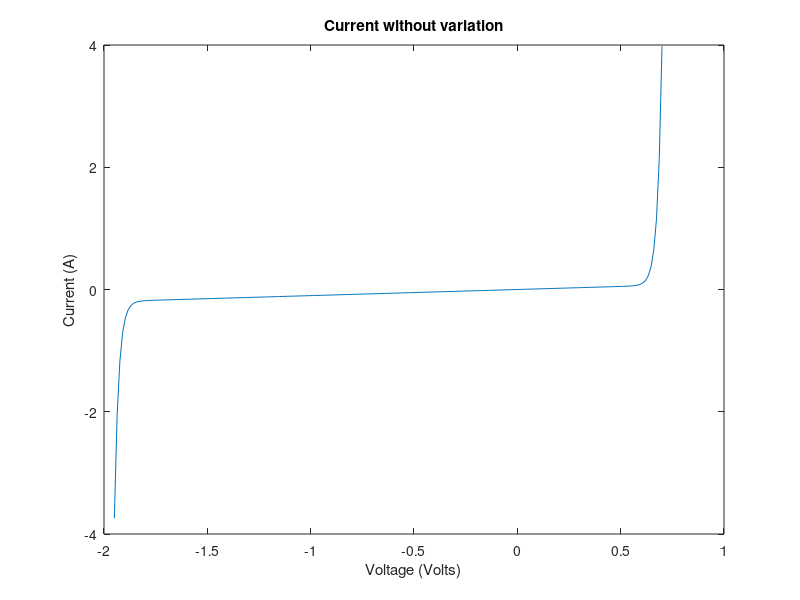
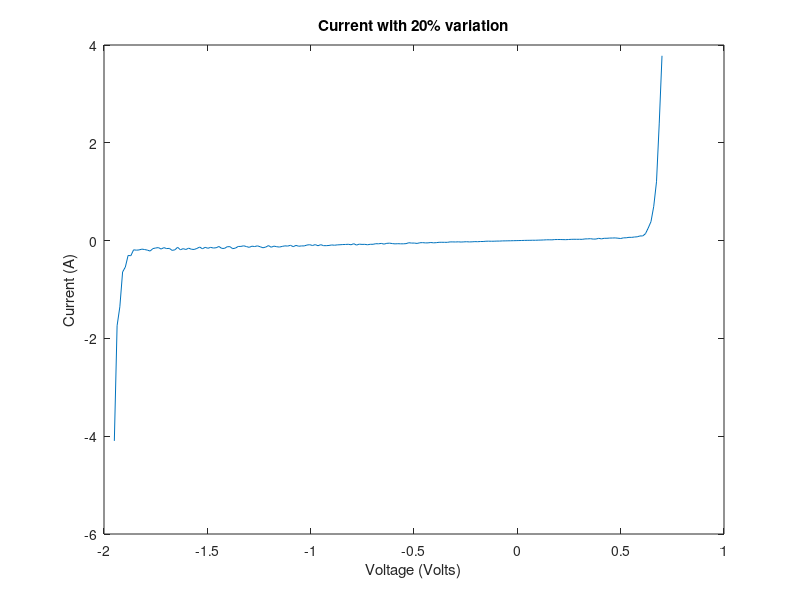
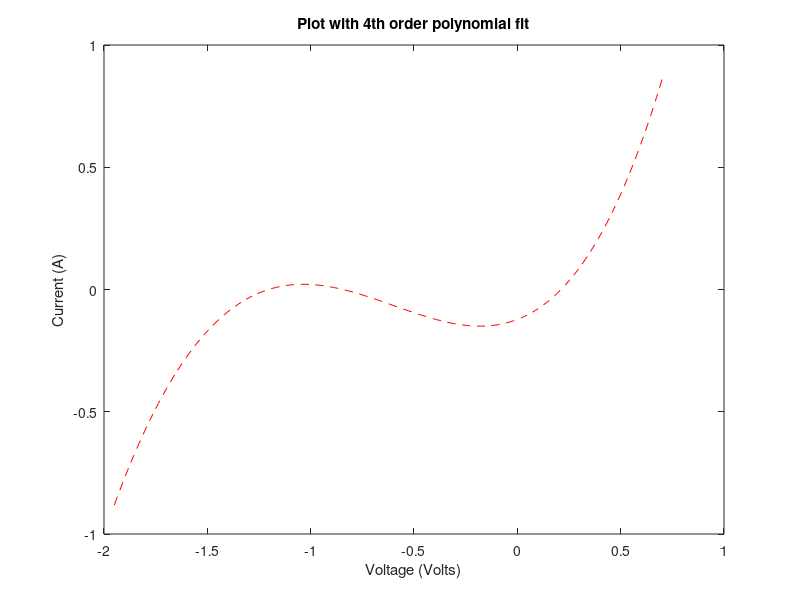
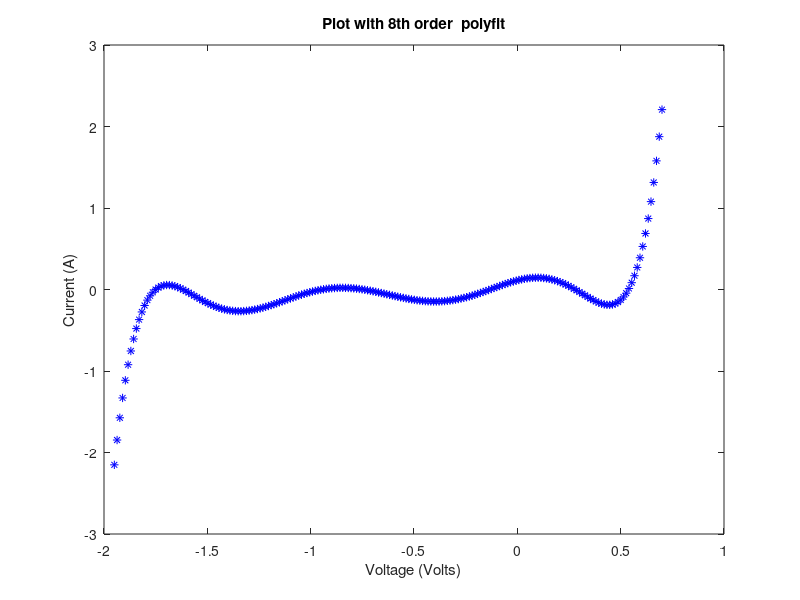

Write MATLAB code to recreate these figures, in order. (Note: this script raises an error after producing the figures.)
clearvars;
clear;
clear all;
close all;
clc;

Is = 0.01*10^-12;
Ib = 0.1*10^-12;
Vb = 1.3;
Gp = 0.1;

% Part 1
V= linspace(-1.95, 0.7, 200);
I = zeros(1,length(V));
for count = 1:length(V)
    I(count) = Is * (exp(1.2.*V(count)/0.025)-1) + Gp*V(count) - Ib*(exp(-1.2*(V(count)+Vb)/0.025)-1) ;
end
fa = rand(1,length(I))*0.4 -0.2;  
I2 = I.*(1-fa);

figure
plot(V,I)
xlabel('Voltage (Volts)')
ylabel('Current (A)')
title('Current without variation')

figure
plot(V,I2)
xlabel('Voltage (Volts)')
ylabel('Current (A)')
title('Current with 20% variation')

%Part 2
p = polyfit(V,I2, 4);
f = polyval(p,V);
figure
plot(V,f, 'r--');
xlabel('Voltage (Volts)')
ylabel('Current (A)')
title('Plot with 4th order polynomial fit')

p2 = polyfit(V,I2, 8);
f2 = polyval(p2,V);
figure
plot(V,f2, 'b*');
xlabel('Voltage (Volts)')
ylabel('Current (A)')
title('Plot with 8th order  polyfit')

%Part 3
%A
fo2 = fittype('A.*(exp(1.2*x/25e-3)-1)+0.1.*x-C*(exp(1.2*(-(x+1.3))/25e-3)-1)');
ff2=fit(V',I2',fo2);
If2 = ff2(V');
figure
plot(V,If2);
xlabel('Voltage (Volts)')
ylabel('Current (A)')
title('Plot Fitting Fitting A and C')

%B
fo3 = fittype('A.*(exp(1.2*x/25e-3)-1)+B.*x-C*(exp(1.2*(-(x+1.3))/25e-3)-1)');
ff3=fit(V',I2',fo3);
If3 = ff3(V);
figure
plot(V,If3);
xlabel('Voltage (Volts)')
ylabel('Current (A)')
title('Plot Fitting Fitting A, B and C')

%C
fo = fittype('A.*(exp(1.2*x/25e-3)-1)+B.*x-C*(exp(1.2*(-(x+D))/25e-3)-1)');
ff=fit(V',I2',fo);
If = ff(V);
figure
plot(V,If);
xlabel('Voltage (Volts)')
ylabel('Current (A)')
title('Plot Fitting Fitting A, B, C and D')

% Part 4
inputs = V;
targets = I2;
hiddenLayerSize = 10;
net = fitnet(hiddenLayerSize);
net.divideParam.trainRatio = 70/100;
net.divideParam.valRatio = 15/100;
net.divideParam.testRatio = 15/100;
[net,tr] = train(net,inputs,targets);
outputs = net(inputs);
errors = gsubtract(outputs,targets);
performance = perform(net,targets,outputs)
view(net)
Inn = outputs
figure

plot(Inn)
xlabel('Voltage (Volts)')
ylabel('Current (A)')
title('Fit using Neural Network')